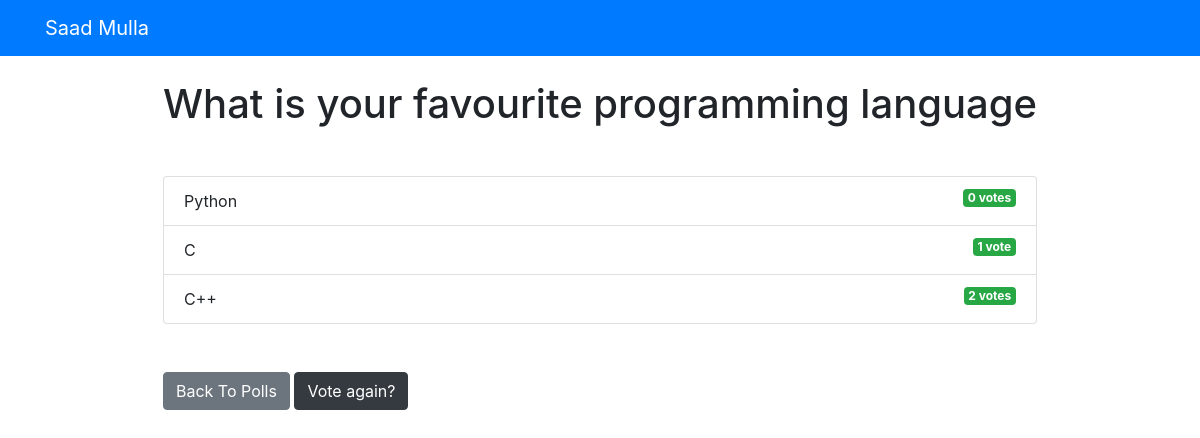
Page /voteapp1/2/results/ on the committed database.
### voteapp1/models.py (models this page shows, shortened)
class Question(models.Model):
	question_text = models.CharField(max_length = 200)
	pub_date = models.DateTimeField('date published')

class Choice(models.Model):
	question = models.ForeignKey(Question, on_delete = models.CASCADE)
	choice_text = models.CharField(max_length = 200)
	votes = models.IntegerField(default = 0)

### voteapp1/views.py (the view)
# urls.py: path('<int:question_id>/results/', views.results, name ='results'),
def results(request, question_id):
	question = get_object_or_404(Question, pk = question_id)
	return render(request, 'voteapp1/results.html', {'question': question})

### templates/voteapp1/results.html
{% extends 'base.html' %}
{% block content %}
<h1 class="mb-5 text-center">{{ question.question_text }}</h1>
<ul class="list-group mb-5">
	{% for choice in question.choice_set.all %}
	<li class="list-group-item">
		{{ choice.choice_text }} <span class="badge badge-success float-right">{{ choice.votes }}
			vote{{ choice.votes | pluralize }}</span>
	</li>
	{% endfor %}
</ul>
<a class="btn btn-secondary" href="{% url 'voteapp1:index' %}">Back To Polls</a>
<a class="btn btn-dark" href="{% url 'voteapp1:detail' question.id %}">Vote again?</a>
{% endblock %}

### templates/base.html (shortened to what this page needs)
<!DOCTYPE html>
<html lang="en">
<head>
	<link rel="stylesheet" href="https://stackpath.bootstrapcdn.com/bootstrap/4.4.1/css/bootstrap.min.css"
>
</head>
<body>
	{% include 'partials/_navbar.html'%}
	<div class="container">
		<div class="row">
			<div class=".col-md-6 m-auto">
				{% block content %}{% endblock%}
			</div>
		</div>
	</div>
</body>
</html>

### templates/partials/_navbar.html
<nav class="navbar navbar-dark bg-primary mb-4">
	<div class="container">
		<a class="navbar-brand" href="/">Saad Mulla</a>
	</div>
</nav>

### rows in the picture
Question: question_text "What is your favourite programming language"
Choice: choice_text "Python", votes "0", votes|pluralize "s"
Choice: choice_text "C", votes "1"
Choice: choice_text "C++", votes "2", votes|pluralize "s"
